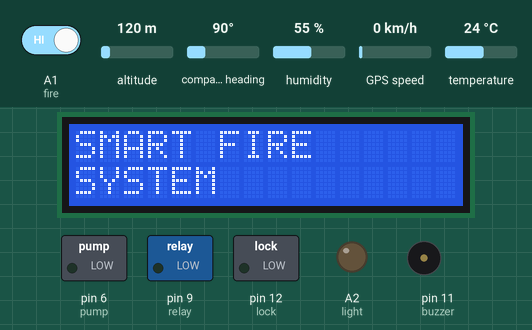
This sketch was run on a simulated Arduino Uno, built with avr-gcc and run on an emulated ATmega328P. Shown: 16×2 character LCD, switched loads named in the sketch (green lamp = pin HIGH), output pins drawn as LEDs (lit = HIGH), buzzer (waves = sounding, pin HIGH). The inputs (shaded band) are chosen by the test bench; at power-on: A1 (fire) HIGH, altitude 120 m, compass heading 90°, humidity 55 %, GPS speed 0 km/h, temperature 24 °C. The GPS gets a fix after 3 s at 37.7749, -122.4194 with 8 satellites; the modem accepts every AT command (registered, SIM ready, sends succeed) and sends nothing else.

Above: at 0.1 s.
At 4.2 s:
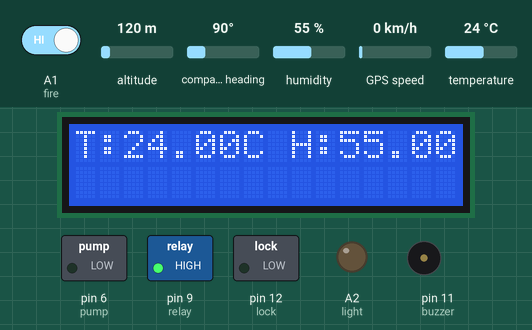
4.3 s: A1 (fire) driven LOW
At 6.2 s:
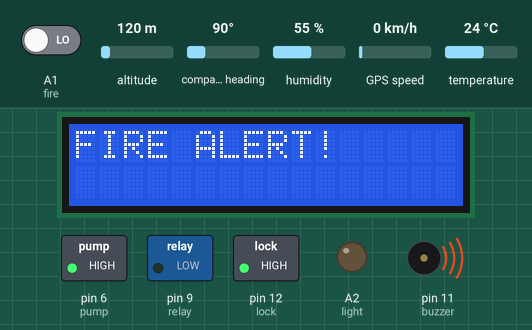
Timing chart, 0 to 7.7 s (numbered marks = the images above; inputs shaded):
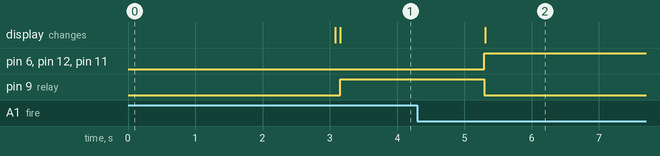

The sketch:

fire_safety_system.ino
```cpp
#include <TinyGPS++.h>
#include <LiquidCrystal_I2C.h>
#include <DHT.h>
#include <SoftwareSerial.h>
#include <Wire.h>

// ---------- GPS ----------
TinyGPSPlus gps;

// ---------- LCD ----------
LiquidCrystal_I2C lcd(0x27, 16, 2);

// ---------- DHT11 ----------
#define DHTPIN 10
#define DHTTYPE DHT11
DHT dht(DHTPIN, DHTTYPE);

// ---------- GSM & GPS Serial ----------
SoftwareSerial gsm(7, 8);       // GSM RX, TX
SoftwareSerial gpsSerial(4, 3); // GPS RX, TX

// ---------- Sensors ----------
#define fire A1

// ---------- Outputs ----------
#define buzzer 11
#define pump 6
#define lock 12
#define relay 9
#define light A2

// ---------- Variables ----------
int fireStatus;
float temperature;
float humidity;

// ---------- Default Location ----------
String latitude = "28.4639";
String longitude = "77.4987";

// ---------- GPS Validation ----------
int gpsValidCount = 0;
const int gpsCheckLimit = 10;

void setup()
{
  Serial.begin(9600);

  gsm.begin(9600);
  gpsSerial.begin(9600);

  // ---------- Pin Modes ----------
  pinMode(buzzer, OUTPUT);
  pinMode(lock, OUTPUT);
  pinMode(relay, OUTPUT);
  pinMode(pump, OUTPUT);
  pinMode(light, OUTPUT);

  pinMode(fire, INPUT);

  // ---------- LCD ----------
  lcd.init();
  lcd.backlight();

  // ---------- DHT ----------
  dht.begin();

  // ---------- Startup Message ----------
  lcd.setCursor(0, 0);
  lcd.print("SMART FIRE");

  lcd.setCursor(0, 1);
  lcd.print("SYSTEM");

  delay(3000);
  lcd.clear();
}

void loop()
{
  // ---------- GPS SECTION ----------

  gpsSerial.listen();

  while (gpsSerial.available() > 0)
  {
    gps.encode(gpsSerial.read());
  }

  if (gps.location.isValid())
  {
    gpsValidCount++;

    if (gpsValidCount >= gpsCheckLimit)
    {
      latitude = String(gps.location.lat(), 6);
      longitude = String(gps.location.lng(), 6);

      lcd.setCursor(0, 1);
      lcd.print("GPS LOCKED   ");
    }
  }
  else
  {
    latitude = "28.4639";
    longitude = "77.4987";

    lcd.setCursor(0, 1);
    lcd.print("GPS DEFAULT  ");
  }

  // ---------- DHT11 READ ----------

  temperature = dht.readTemperature();
  humidity = dht.readHumidity();

  lcd.setCursor(0, 0);

  lcd.print("T:");
  lcd.print(temperature);
  lcd.print("C ");

  lcd.print("H:");
  lcd.print(humidity);
  lcd.print("% ");

  // ---------- TEMPERATURE ALERT ----------

  if (temperature >= 50)
  {
    digitalWrite(buzzer, HIGH);
    delay(300);

    digitalWrite(buzzer, LOW);
    delay(300);
  }

  // ---------- FIRE SENSOR ----------

  fireStatus = digitalRead(fire);

  if (fireStatus == LOW)
  {
    lcd.clear();

    lcd.setCursor(0, 0);
    lcd.print("FIRE ALERT!");

    digitalWrite(buzzer, HIGH);
    digitalWrite(pump, HIGH);
    digitalWrite(lock, HIGH);
    digitalWrite(relay, LOW);

    sendAlert("Fire Accident Alert!");

    delay(8000);
  }
  else
  {
    digitalWrite(pump, LOW);
    digitalWrite(lock, LOW);
    digitalWrite(relay, HIGH);
    digitalWrite(buzzer, LOW);
  }

  delay(1000);
}

// ---------- SMS FUNCTIONS ----------

void init_sms(String number)
{
  gsm.listen();

  gsm.println("AT+CMGF=1");
  delay(1000);

  gsm.print("AT+CMGS=\"");
  gsm.print(number);
  gsm.println("\"");

  delay(1000);
}

void send_sms(String number, String message)
{
  gsm.listen();

  init_sms(number);

  gsm.print(message);

  delay(500);

  gsm.write(26);

  delay(5000);
}

// ---------- ALERT FUNCTION ----------

void sendAlert(String alertType)
{
  String message = alertType;

  message += "\nLocation:\n";
  message += "https://maps.google.com/?q=";
  message += latitude;
  message += ",";
  message += longitude;

  // ---------- Emergency Number ----------
  send_sms("+91XXXXXXXXXX", message);

  Serial.println(message);
}
```

Measured:
- after the input at 4.3 s, pin 6 (pump), pin 12 (lock), pin 11 (buzzer): LOW → HIGH after 1.0 s; pin 9 (relay): HIGH → LOW after 1.0 s; the display: changes after 1.0 s (image 2)
